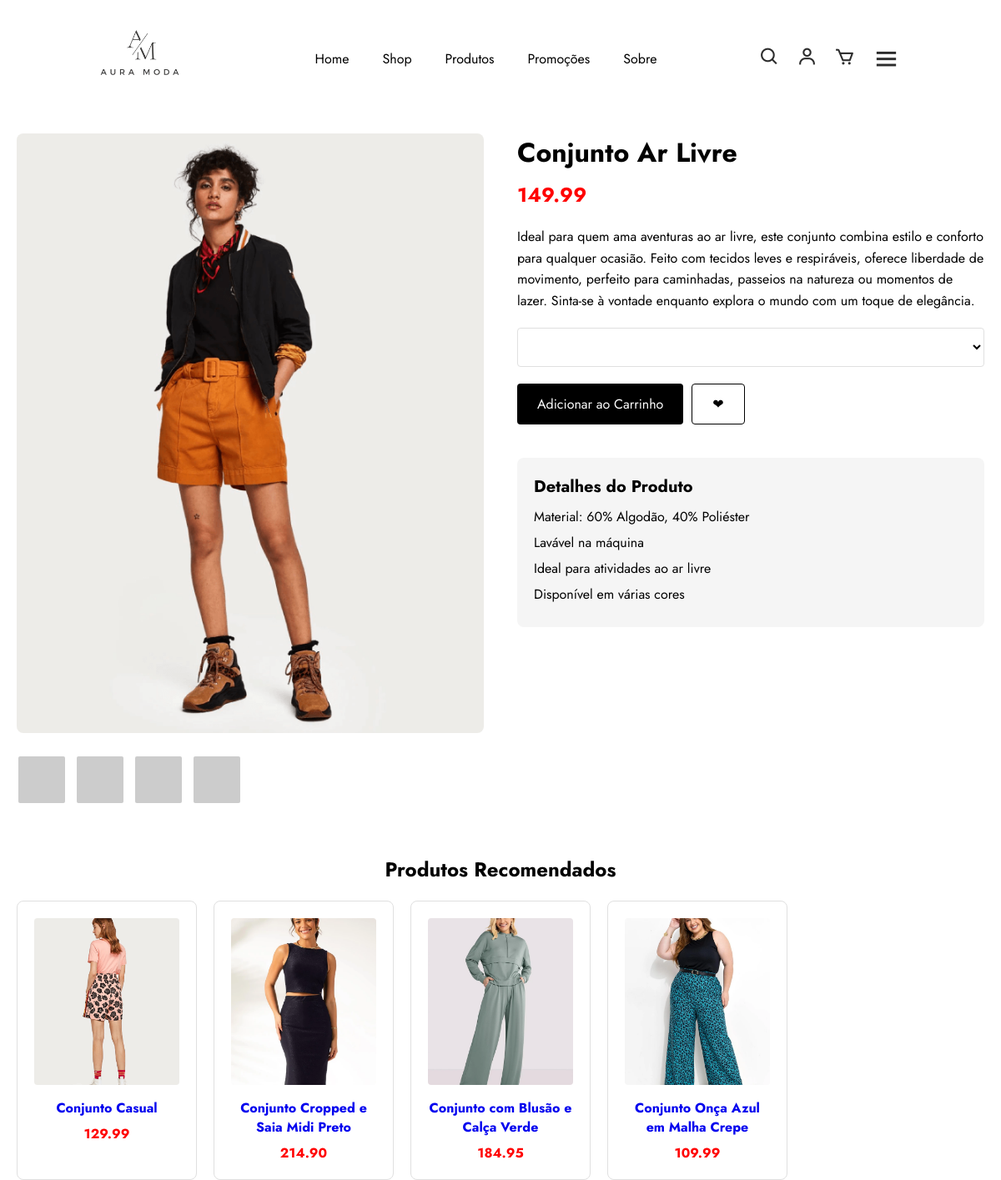
/detalhe/2, run on the app's committed database.
### ecommerce/models.py (models this page shows, shortened)
class Produto(models.Model):
    nome = models.CharField(max_length=200)
    descricao = models.TextField()
    preco = models.DecimalField(max_digits=10, decimal_places=2)  # Exemplo: 99999.99
    estoque = models.PositiveIntegerField()
    categoria = models.ForeignKey(Categoria, on_delete=models.SET_NULL, null=True, related_name='produtos')
    imagem = models.ImageField(upload_to='produtos/', blank=True)  # Caso queira armazenar imagem
    data_adicionado = models.DateTimeField(auto_now_add=True)

### ecommerce/views.py (the view)
# urls.py: path('detalhe/<int:produto_id>', views.detalhe_produto, name='detalhes'),
def detalhe_produto(request, produto_id):
    produto = get_object_or_404(Produto, id=produto_id)
    variacoes = produto.variacoes.all()
    produtos_recomendados = Produto.objects.filter(categoria=produto.categoria).exclude(id=produto.id)[:4]
    context = {
        'produto': produto,
        'variacoes': variacoes,
        'produtos_recomendados': produtos_recomendados,
    }
    return render(request, 'ecommerce/detalhe.html', context)

### ecommerce/templates/ecommerce/detalhe.html (shortened to what this page needs)
{% extends "base.html" %}
{% load static %}
{% block main %}
<link rel="stylesheet" href="{% static "css/detalhe.css" %}">
<main class="container">
    <div class="product-detail">
        <div class="product-images">
            <img src="{{produto.imagem.url}}" alt="Produto" class="main-image" id="mainImage">
            <div class="thumbnail-container">
                <img src="https://via.placeholder.com/60x60" alt="Thumbnail 1" class="thumbnail">
                <img src="https://via.placeholder.com/60x60" alt="Thumbnail 2" class="thumbnail">
                <img src="https://via.placeholder.com/60x60" alt="Thumbnail 3" class="thumbnail">
                <img src="https://via.placeholder.com/60x60" alt="Thumbnail 4" class="thumbnail">
            </div>
        </div>
        <div class="product-info">
            <h1>{{produto.nome}}</h1>
            <div class="price">{{produto.preco}}</div>
            <p class="description">{{produto.descricao}}</p>
            <div class="size-selector">
                <select name="variacao_id" id="size" required>
                </select>
            </div>
            <div class="buttons">
                <button class="btn btn-primary" id="addToCart">Adicionar ao Carrinho</button>
                <button class="btn btn-secondary" id="addToWishlist">❤</button>
            </div>
            <div class="product-details">
                <h2>Detalhes do Produto</h2>
                <ul>
                    <li>Material: 60% Algodão, 40% Poliéster</li>
                    <li>Lavável na máquina</li>
                    <li>Ideal para atividades ao ar livre</li>
                    <li>Disponível em várias cores</li>
                </ul>
            </div>
        </div>
    </div>
    <div class="recommended-products">
        <h2>Produtos Recomendados</h2>
        <div class="product-grid">
            {% for produto_recomendado in produtos_recomendados %}
            <div class="product-card">
                <a href="{% url "detalhes" produto_recomendado.id %}">
                    <img src="{{produto_recomendado.imagem.url}}" alt="{{produto_recomendado.nome}}">
                    <h3>{{produto_recomendado.nome}}</h3>
                    <p>{{produto_recomendado.preco}}</p>
                </a>
            </div>
            {% endfor %}
        </div>
    </div>
</main>
{% endblock main %}

### static/css/experimento.css (style rules this page uses)
:root { --primary-color: #000000; --secondary-color: #ffffff; --accent-color: #ff0000; --text-color: #333333; --light-gray: #f5f5f5; --medium-gray: #e0e0e0; }
* { margin: 0; padding: 0; box-sizing: border-box; scroll-behavior: smooth; font-family: "Jost", sans-serif; list-style: none; text-decoration: none; }
html, body { min-height: 100%; }

### static/css/detalhe.css (style rules this page uses)
:root { --primary-color: #000000; --secondary-color: #ffffff; --accent-color: #ff0000; --text-color: #333333; --light-gray: #f5f5f5; --medium-gray: #e0e0e0; }
.container { max-width: 1200px; margin: 0 auto; padding: 0 20px; padding-top: 10%; }
.product-detail { display: flex; flex-wrap: wrap; margin-top: 40px; gap: 40px; }
.product-images { flex: 1; min-width: 300px; }
.main-image { width: 100%; height: auto; margin-bottom: 20px; border-radius: 8px; }
.thumbnail-container { display: flex; gap: 10px; }
.thumbnail { width: 60px; height: 60px; object-fit: cover; cursor: pointer; border-radius: 4px; border: 2px solid transparent; transition: border-color 0.3s ease; }
.product-info { flex: 1; min-width: 300px; }
h1 { font-size: 32px; margin-bottom: 10px; font-weight: 700; }
.price { font-size: 24px; font-weight: bold; margin-bottom: 20px; color: var(--accent-color); }
.description { margin-bottom: 20px; line-height: 1.6; }
.size-selector { margin-bottom: 20px; }
select { width: 100%; padding: 10px; font-size: 16px; border: 1px solid var(--medium-gray); border-radius: 4px; background-color: var(--secondary-color); }
.buttons { display: flex; gap: 10px; margin-bottom: 20px; }
.btn { padding: 12px 24px; font-size: 16px; cursor: pointer; border: none; border-radius: 4px; transition: background-color 0.3s ease, transform 0.1s ease; }
.btn-primary { background-color: var(--primary-color); color: var(--secondary-color); }
.btn-secondary { background-color: var(--secondary-color); color: var(--primary-color); border: 1px solid var(--primary-color); }
.product-details { margin-top: 40px; background-color: var(--light-gray); padding: 20px; border-radius: 8px; }
.product-details h2 { font-size: 20px; margin-bottom: 10px; }
.product-details ul { list-style-type: none; padding: 0; }
.product-details li { margin-bottom: 8px; }
.recommended-products { margin-top: 60px; }
.recommended-products h2 { font-size: 24px; margin-bottom: 20px; text-align: center; }
.product-grid { display: grid; grid-template-columns: repeat(auto-fill, minmax(200px, 1fr)); gap: 20px; }
.product-card { background-color: var(--secondary-color); border: 1px solid var(--medium-gray); border-radius: 8px; padding: 20px; text-align: center; transition: box-shadow 0.3s ease; }
.product-card img { width: 100%; height: 200px; object-fit: cover; border-radius: 4px; margin-bottom: 10px; }
.product-card h3 { font-size: 16px; margin-bottom: 8px; }
.product-card p { font-weight: bold; color: var(--accent-color); }

### data on the page
Produto: imagem (picture), nome "Conjunto Ar Livre", preco "149.99", descricao "Ideal para quem ama aventuras ao ar livre, este conjunto combina estilo e conforto para qualquer ocasião. Feito com tecidos leves e respiráveis, oferece liberdade de movimento, perfeito para caminhadas, passeios na natureza ou momentos de lazer. Sinta-se à vontade enquanto explora o mundo com um toque de elegância."
Produto: imagem (picture), nome "Conjunto Casual", preco "129.99"
Produto: imagem (picture), nome "Conjunto Cropped e Saia Midi Preto", preco "214.90"
Produto: imagem (picture), nome "Conjunto com Blusão e Calça Verde", preco "184.95"
Produto: imagem (picture), nome "Conjunto Onça Azul em Malha Crepe", preco "109.99"
